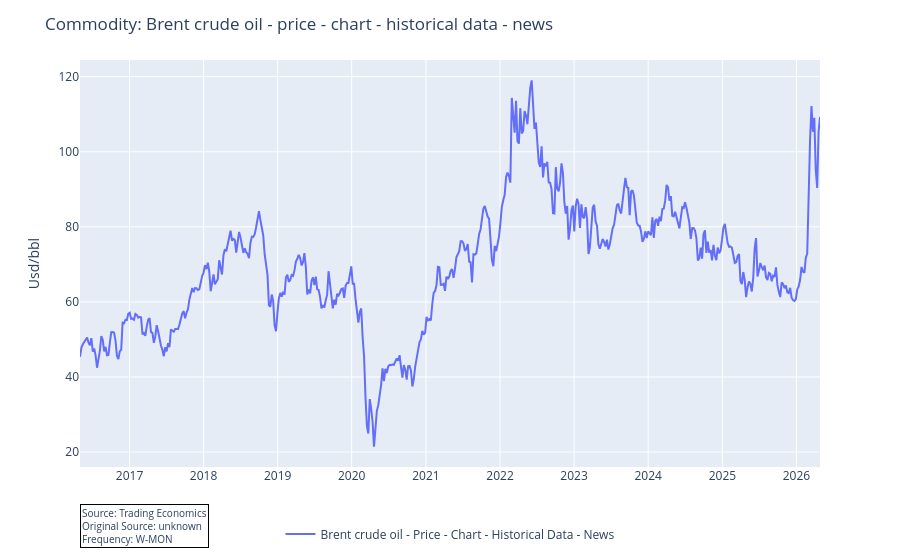

Here is the notebook cell this chart was saved with:
### Markdown cell above
## Test chrome browser support & commodity series extraction

### Code cell
oil = ted.scrape_chart(url = "https://tradingeconomics.com/commodity/brent-crude-oil")
oil.plot_series()

### Figure 1 — Plotly figure (JSON) as saved in the notebook; plotly's stock layout.template omitted (floating-point values rounded to 4 significant figures; data arrays with more than 128 entries replaced by an {"elided": "..."} marker saying what was removed)
{"data": [{"hovertemplate": "variable=Brent crude oil - Price - Chart - Historical Data - News<br>date=%{x}<br>value=%{y}<extra></extra>", "legendgroup": "Brent crude oil - Price - Chart - Historical Data - News", "line": {"color": "#636efa", "dash": "solid"}, "marker": {"symbol": "circle"}, "mode": "lines", "name": "Brent crude oil - Price - Chart - Historical Data - News", "orientation": "v", "showlegend": true, "type": "scatter", "x": {"elided": "522 str values"}, "xaxis": "x", "y": {"elided": "522 float values"}, "yaxis": "y"}], "layout": {"annotations": [{"align": "left", "bgcolor": "rgba(255, 255, 255, 0.8)", "bordercolor": "black", "borderwidth": 1, "font": {"size": 10}, "showarrow": false, "text": "Source: Trading Economics<br>Original Source: unknown<br>Frequency: W-MON<br>", "x": 0, "xanchor": "left", "xref": "paper", "y": -0.2, "yanchor": "bottom", "yref": "paper"}], "legend": {"orientation": "h", "title": {"text": ""}, "tracegroupgap": 0, "x": 0.5, "xanchor": "center", "y": -0.2, "yanchor": "bottom"}, "margin": {"t": 60}, "title": {"text": "Commodity: Brent crude oil - price - chart - historical data - news"}, "xaxis": {"anchor": "y", "domain": [0, 1], "title": {"text": ""}}, "yaxis": {"anchor": "x", "domain": [0, 1], "title": {"text": "Usd/bbl"}}}}
